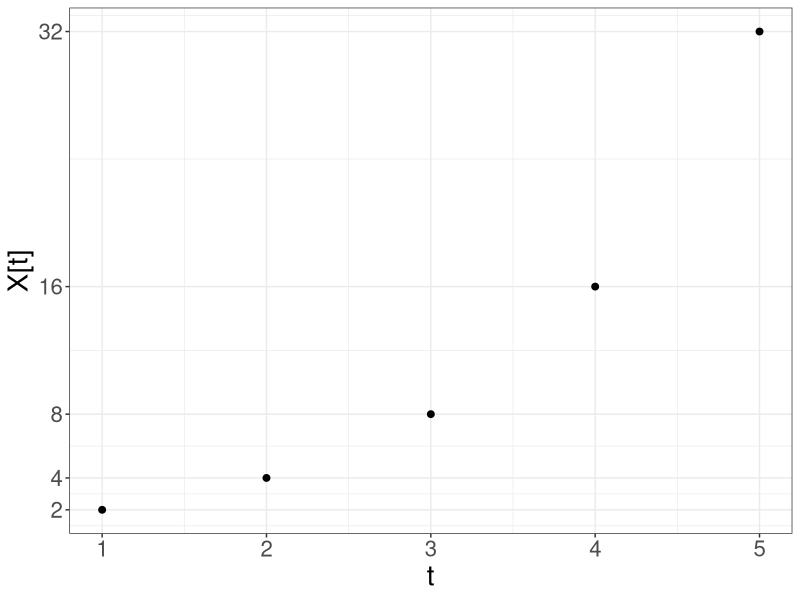

Recreate this plot in R.
## ---- chunk 1
knitr::opts_chunk$set(echo = TRUE)
library(dplyr); library(ggplot2)
knitr::opts_knit$set(eval.after = 'fig.cap')

## ---- chunk 2
double <- function(x){
  y <- 2^x;
  return(y);
}
ggplot(data = data.frame(t=c(1,5)),aes(x=t)) + stat_function(fun = double, geom = "point",n=5, size = 2) + 
  scale_x_continuous(breaks = seq(1,5,1)) + ylab("X[t]") + theme_bw() + 
  scale_y_continuous(breaks = c(2,4,8,16,32)) + 
    theme(text = element_text(size=20))

cap <- c("Fig 1: multiplicative growth")

